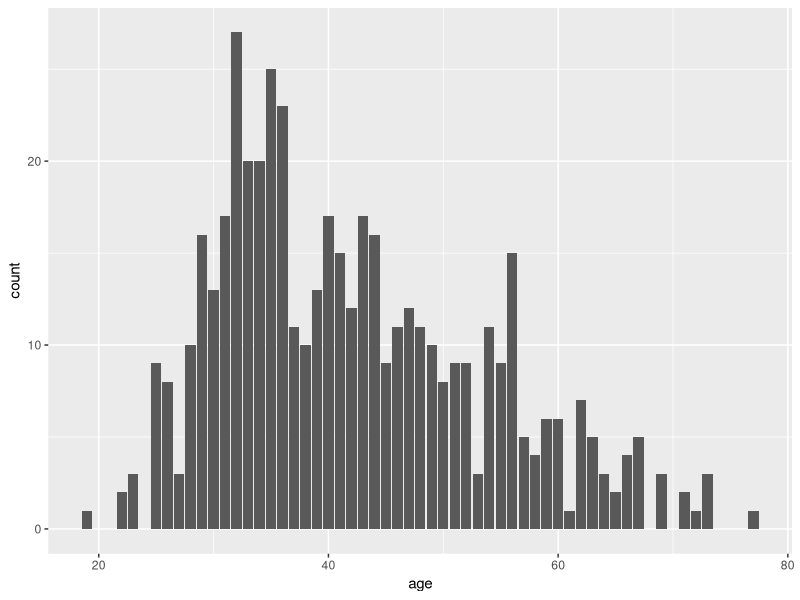
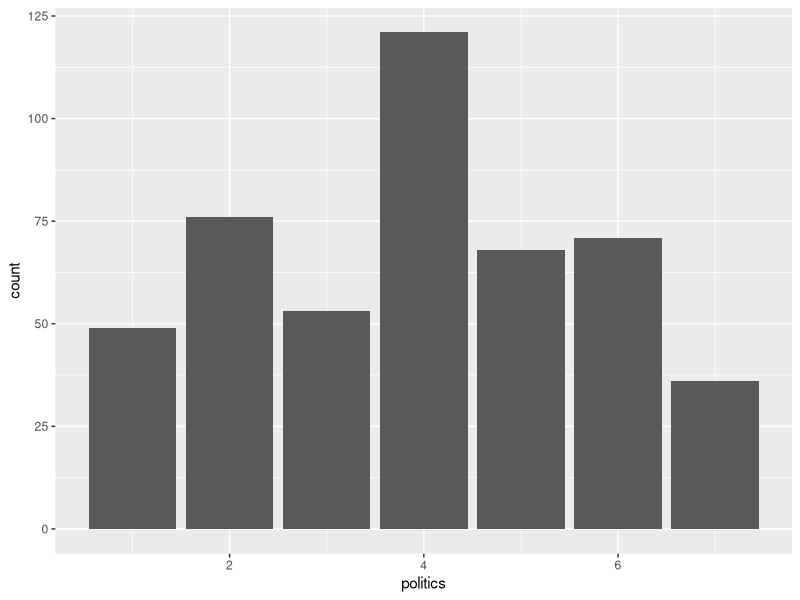
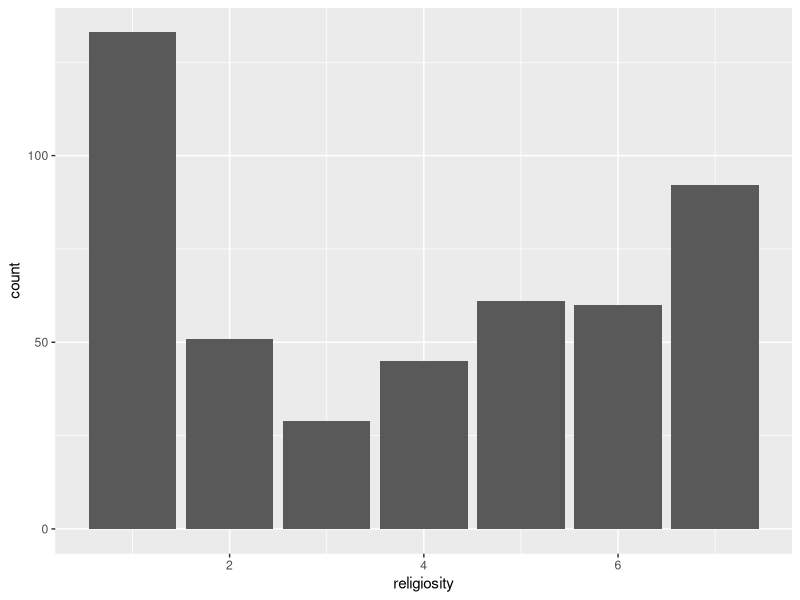
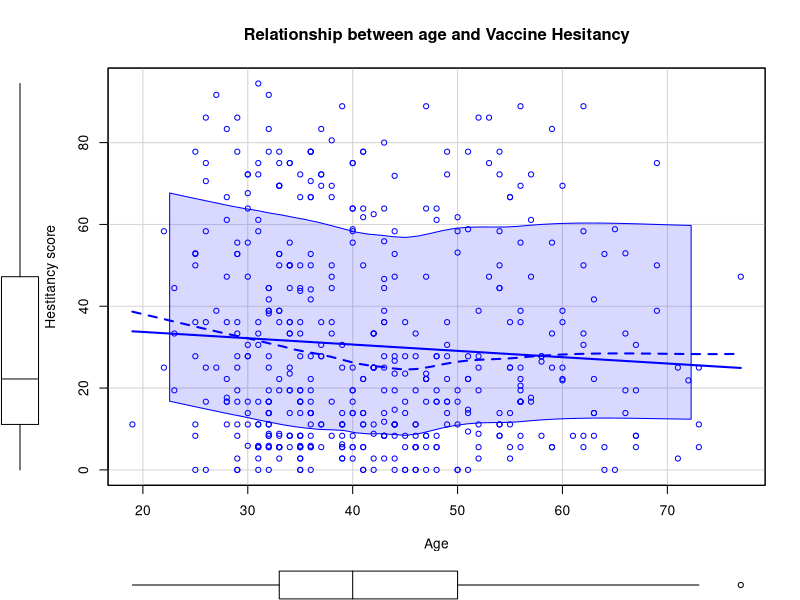
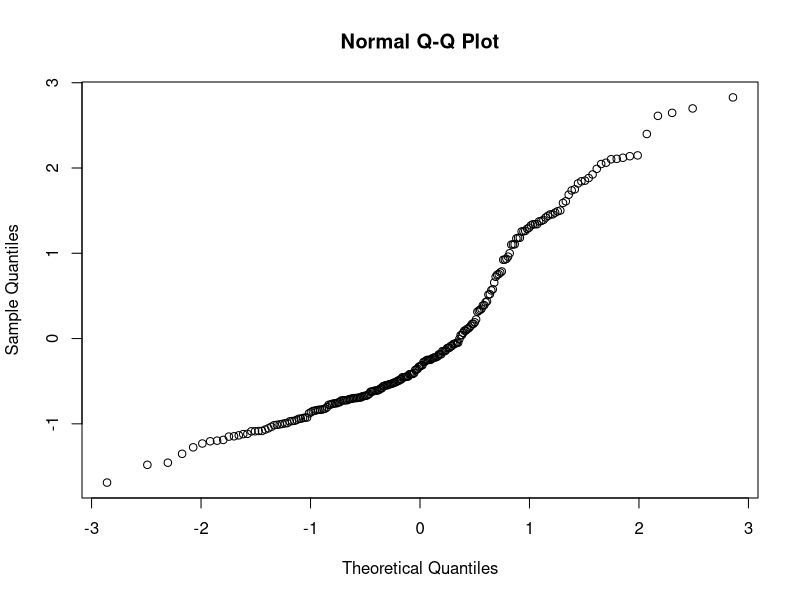
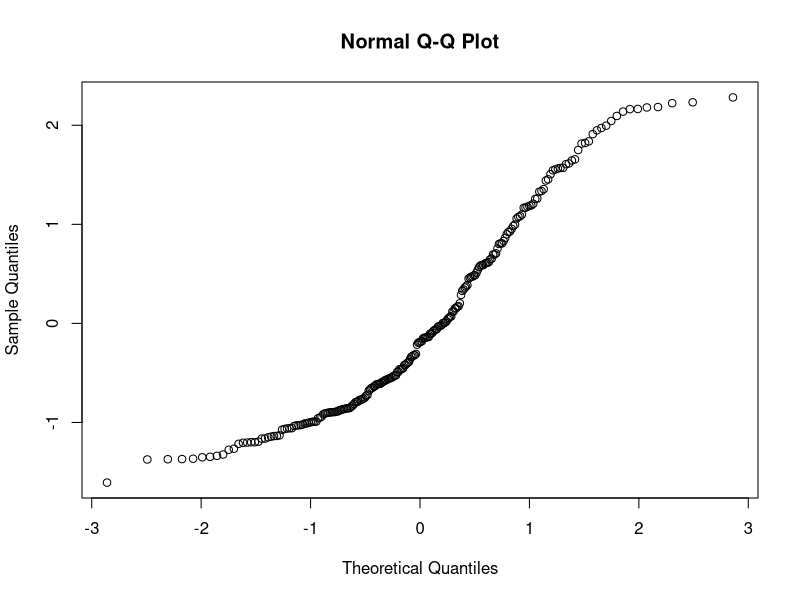
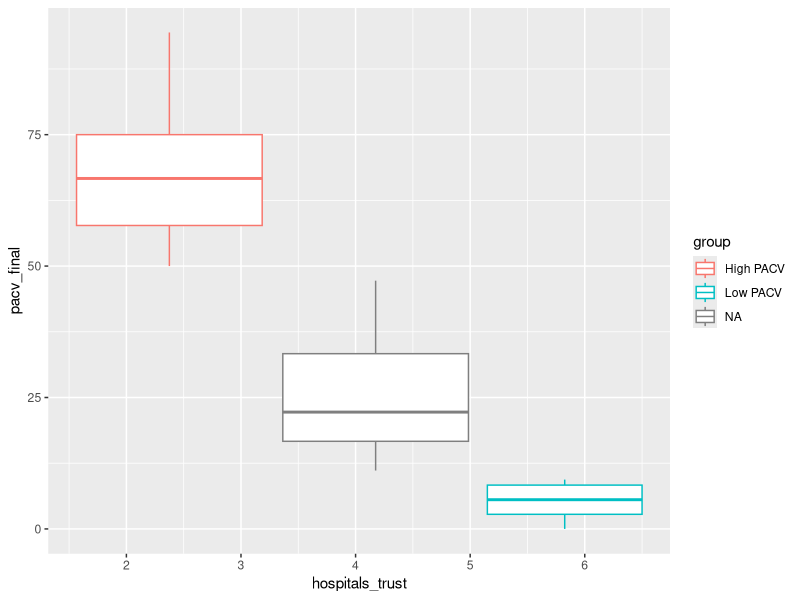
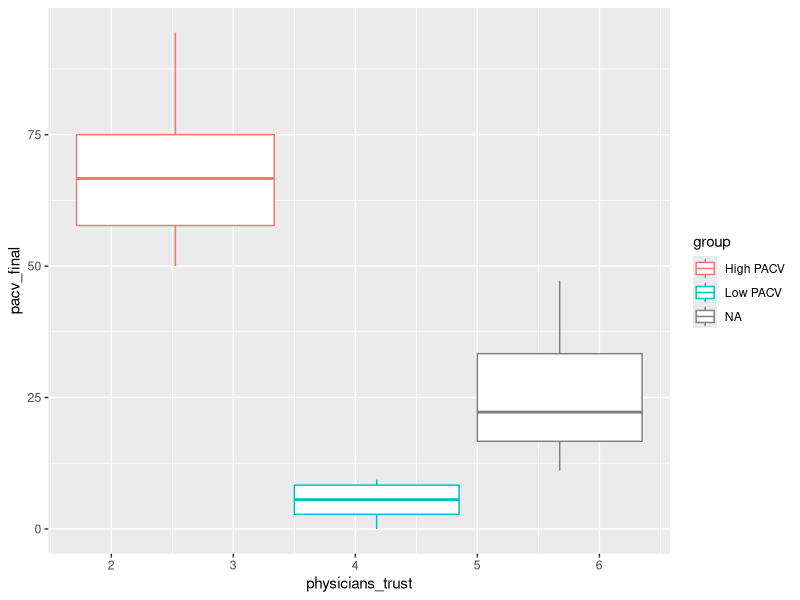

Here is the R script that generated these plots, in order:
## ---- chunk 1
knitr::opts_chunk$set(echo = FALSE)
library(car)
library(tidyverse)
library(ggplot2)
library(leaps)
Vaccine_Hesitancy <- read_csv(here::here("Vaccine_Hesitancy/inputs/data/mturk_vaccine_hesitancy.csv"))

## ---- chunk 2
ggplot(data=Vaccine_Hesitancy)+geom_bar(mapping = aes(x=age))
## ---- chunk 3
ggplot(data=Vaccine_Hesitancy)+geom_bar(mapping = aes(x=politics))
## ---- chunk 4
ggplot(data=Vaccine_Hesitancy)+geom_bar(mapping = aes(x=religiosity))
## ---- chunk 5
scatterplot(pacv_final~age,xlab = "Age",ylab = "Hestitancy score", main="Relationship between age and Vaccine Hesitancy",  data=Vaccine_Hesitancy)


## ---- chunk 6
train <- Vaccine_Hesitancy[sample(1:nrow(Vaccine_Hesitancy), 242, replace = F),]
test <- Vaccine_Hesitancy[which(!(Vaccine_Hesitancy$ID %in% train$ID)),]

## ---- chunk 7
full_model <- lm(pacv_final ~ sex + age + religiosity + education +politics + pathogen_disgust + sexual_disgust + moral_disgust + hospitals_trust + physicians_trust + surgeons_trust, data= train)
best <- regsubsets(pacv_final~., data=train, nbest = 1)
model <- lm(pacv_final ~ age + religiosity + education, data=train)


## ---- chunk 8
test_model <- lm(pacv_final ~ age + religiosity + education, data=test)
vif(model)
vif(test_model)
qqnorm(rstandard(model))
qqnorm(rstandard(test_model))

## ---- chunk 9
dt <- Vaccine_Hesitancy[1:10, 1:7]
kableExtra::kable(dt)%>%kableExtra::kable_styling(latex_options = "striped")
## ---- chunk 10
ggplot(data=Vaccine_Hesitancy,aes(x=hospitals_trust,y=pacv_final, color=group))+geom_boxplot()
ggplot(data=Vaccine_Hesitancy,aes(x=physicians_trust,y=pacv_final, color=group))+geom_boxplot()
ggplot(data=Vaccine_Hesitancy,aes(x=surgeons_trust,y=pacv_final, color=group))+geom_boxplot()

## ---- chunk 11
ggplot(data=Vaccine_Hesitancy,aes(x=pathogen_disgust,y=pacv_final, color=group))+geom_boxplot()
ggplot(data=Vaccine_Hesitancy,aes(x=sexual_disgust,y=pacv_final, color=group))+geom_boxplot()
ggplot(data=Vaccine_Hesitancy,aes(x=moral_disgust,y=pacv_final, color=group))+geom_boxplot()
